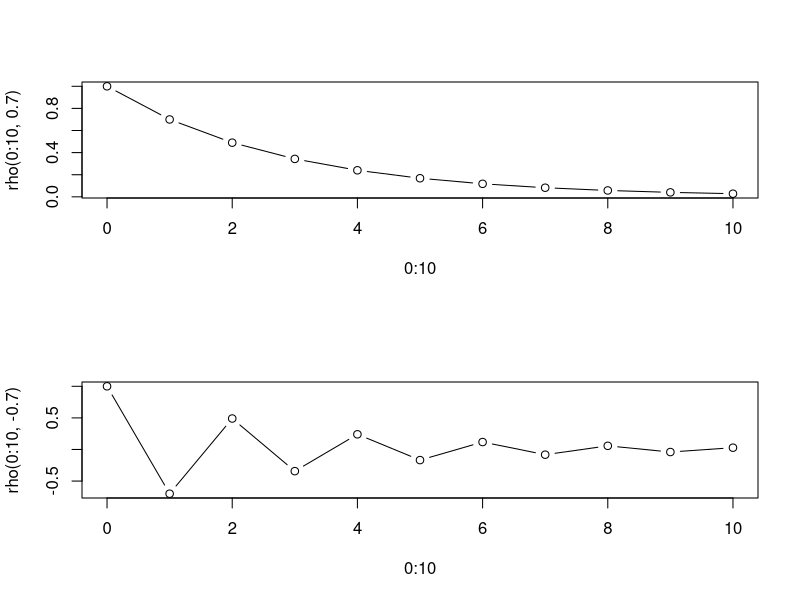
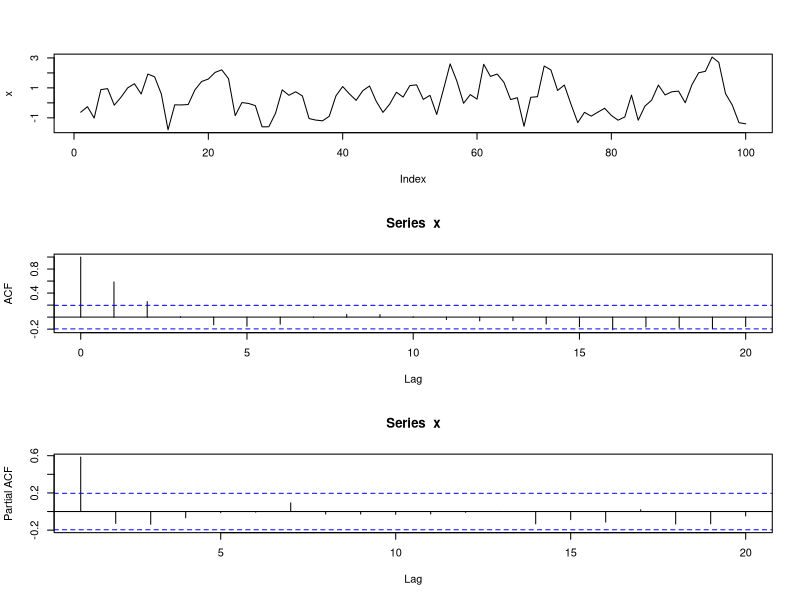
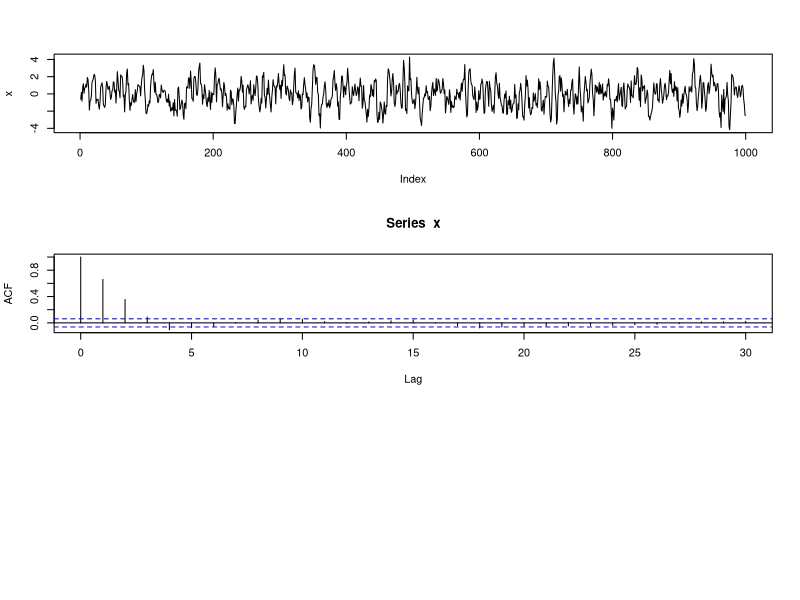

R code for these plots, in order:
#correlogram of AR(1)
rho = function(k, alpha){
  alpha^k
}
layout(1:2)
plot(0:10, rho(0:10, 0.7), type = "b")
plot(0:10, rho(0:10, -0.7), type = "b")

#partial autocorrelation 
set.seed(1)
x = w= rnorm(100)
for(t in 2:100) x[t] = 0.7*x[t-1]+w[t]
layout(1:3)
plot(x, type = "l")
acf(x)
pacf(x)

# fitting AR
x.ar =  ar(x, method = "mle")
x.ar$order
x.ar$ar
x.ar
#confidence interval 
x.ar$ar + c(-2,2)*sqrt(x.ar$asy.var)

# Moving AVerage
set.seed(1)
b=  c(0.8,0.6,0.4)
x =w = rnorm(1000)
for(t in 4:1000){
  for(j in 1:3) x[t] = x[t]+b[j]*w[t-j]
  }
plot(x, type = "l")
acf(x)
x.ma = arima(x, order=c(0,0,3))
x.ma
